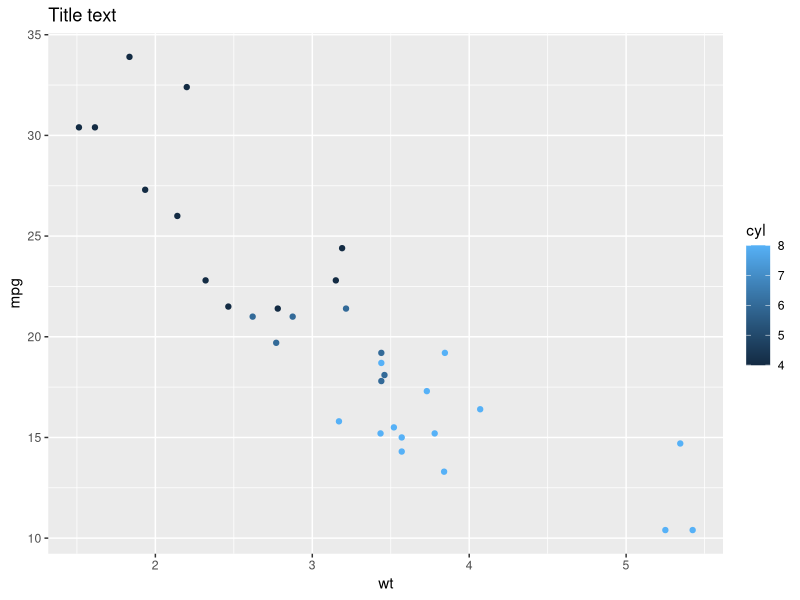

Write the R code that produced this figure.
library(ggplot2)
library(gtable)
library(grid)  ## 需要 editGrob() 函数
p <- qplot(wt, mpg, data = mtcars, colour = cyl, main = "Title text")
p
## 修改图形元件：图形题目字体改为斜体红色
g <- ggplotGrob(p)
idx <- which(g$layout$name == "title")
g$grobs[[idx]] <- editGrob(g$grobs[[idx]], gp = gpar(fontface = "italic", col = "red"))
## 重新绘制
grid.draw(g) 
